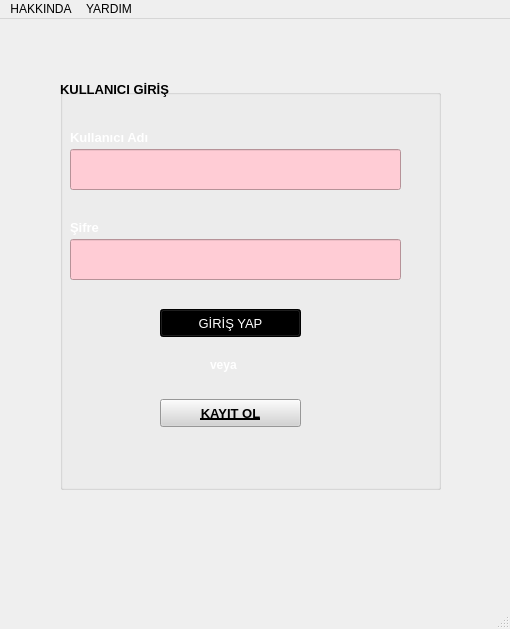
<?xml version="1.0" encoding="UTF-8"?>
<ui version="4.0">
 <class>MainWindow</class>
 <widget class="QMainWindow" name="MainWindow">
  <property name="geometry">
   <rect>
    <x>0</x>
    <y>0</y>
    <width>510</width>
    <height>629</height>
   </rect>
  </property>
  <property name="windowTitle">
   <string>MainWindow</string>
  </property>
  <property name="styleSheet">
   <string notr="true"/>
  </property>
  <widget class="QWidget" name="centralwidget">
   <widget class="QGroupBox" name="groupBox">
    <property name="geometry">
     <rect>
      <x>60</x>
      <y>70</y>
      <width>381</width>
      <height>401</height>
     </rect>
    </property>
    <property name="font">
     <font>
      <pointsize>10</pointsize>
      <weight>75</weight>
      <bold>true</bold>
     </font>
    </property>
    <property name="styleSheet">
     <string notr="true">QGroupBox {
    border: 2px solid black;  /* Siyah renkte 2 piksel kalınlığında kenar */
    border-radius: 10px;  /* Kenarları oval yapmak için */
    margin-top: 20px;  /* Başlıkla kutu arasında boşluk */
}

QGroupBox::title {
    subcontrol-origin: margin;  /* Başlığın kenarlarla olan hizasını ayarlamak için */
    subcontrol-position: top center;  /* Başlığı yukarıda ve ortada konumlandırmak için */
    padding: 0 5px;  /* Başlığın etrafında boşluk
</string>
    </property>
    <property name="title">
     <string/>
    </property>
    <widget class="QLineEdit" name="lneGirisKullaniciAdi">
     <property name="geometry">
      <rect>
       <x>10</x>
       <y>60</y>
       <width>331</width>
       <height>41</height>
      </rect>
     </property>
     <property name="styleSheet">
      <string notr="true">background-color: #ffccd5;
</string>
     </property>
     <property name="inputMask">
      <string/>
     </property>
    </widget>
    <widget class="QLabel" name="lblGirisKullanciAdi">
     <property name="geometry">
      <rect>
       <x>10</x>
       <y>40</y>
       <width>111</width>
       <height>16</height>
      </rect>
     </property>
     <property name="font">
      <font>
       <pointsize>10</pointsize>
       <weight>75</weight>
       <bold>true</bold>
      </font>
     </property>
     <property name="styleSheet">
      <string notr="true">QLabel {
    color: white;
}
</string>
     </property>
     <property name="text">
      <string>Kullanıcı Adı</string>
     </property>
    </widget>
    <widget class="QPushButton" name="psbGirisGiris">
     <property name="geometry">
      <rect>
       <x>100</x>
       <y>220</y>
       <width>141</width>
       <height>28</height>
      </rect>
     </property>
     <property name="font">
      <font>
       <family>MS Shell Dlg 2</family>
       <pointsize>10</pointsize>
       <weight>50</weight>
       <bold>false</bold>
       <underline>false</underline>
      </font>
     </property>
     <property name="styleSheet">
      <string notr="true">QPushButton {
    background-color: black;
    color: white;
}
QPushButton:pressed {
    background: qlineargradient(spread:pad, x1:0, y1:0, x2:1, y2:0, stop:0 #CCCCCC, stop:1 #333333); /* Tıklanınca arka plan geçişi gri tonlarında oluyor */
    border: 2px solid #333333; /* Tıklanınca kenarlık koyu gri oluyor */
    transform: scale(0.95); /* Tıklanınca buton biraz küçülüyor */
}


</string>
     </property>
     <property name="text">
      <string>GİRİŞ YAP</string>
     </property>
    </widget>
    <widget class="QLabel" name="lblGirisVeya">
     <property name="geometry">
      <rect>
       <x>150</x>
       <y>266</y>
       <width>41</width>
       <height>20</height>
      </rect>
     </property>
     <property name="font">
      <font>
       <pointsize>9</pointsize>
       <weight>75</weight>
       <bold>true</bold>
      </font>
     </property>
     <property name="styleSheet">
      <string notr="true">QLabel {
    color: white;
}
</string>
     </property>
     <property name="text">
      <string>veya</string>
     </property>
    </widget>
    <widget class="QPushButton" name="psbKayit">
     <property name="geometry">
      <rect>
       <x>100</x>
       <y>310</y>
       <width>141</width>
       <height>28</height>
      </rect>
     </property>
     <property name="font">
      <font>
       <family>Microsoft YaHei UI</family>
       <pointsize>10</pointsize>
       <weight>75</weight>
       <bold>true</bold>
       <underline>true</underline>
      </font>
     </property>
     <property name="styleSheet">
      <string notr="true">QPushButton {
    background-color: lightgray;
    color: black;
}
QPushButton:pressed {
    background: qlineargradient(spread:pad, x1:0, y1:0, x2:1, y2:0, stop:0 #CCCCCC, stop:1 #333333); /* Tıklanınca arka plan geçişi gri tonlarında oluyor */
    border: 2px solid #333333; /* Tıklanınca kenarlık koyu gri oluyor */
    transform: scale(0.95); /* Tıklanınca buton biraz küçülüyor */
}
</string>
     </property>
     <property name="text">
      <string>KAYIT OL</string>
     </property>
    </widget>
    <widget class="QLineEdit" name="lneGirisSifre">
     <property name="geometry">
      <rect>
       <x>10</x>
       <y>150</y>
       <width>331</width>
       <height>41</height>
      </rect>
     </property>
     <property name="styleSheet">
      <string notr="true">background-color: #ffccd5;
</string>
     </property>
    </widget>
    <widget class="QLabel" name="lblGirisSifre">
     <property name="geometry">
      <rect>
       <x>10</x>
       <y>130</y>
       <width>55</width>
       <height>16</height>
      </rect>
     </property>
     <property name="font">
      <font>
       <pointsize>10</pointsize>
       <weight>75</weight>
       <bold>true</bold>
      </font>
     </property>
     <property name="styleSheet">
      <string notr="true">QLabel {
    color: white;
}
</string>
     </property>
     <property name="text">
      <string>Şifre</string>
     </property>
    </widget>
   </widget>
   <widget class="QLabel" name="label">
    <property name="geometry">
     <rect>
      <x>-1180</x>
      <y>-350</y>
      <width>1701</width>
      <height>1341</height>
     </rect>
    </property>
    <property name="text">
     <string/>
    </property>
    <property name="pixmap">
     <pixmap>../../Resimler/Ekran Görüntüleri/alyuvar5.png</pixmap>
    </property>
   </widget>
   <widget class="QLabel" name="label_2">
    <property name="geometry">
     <rect>
      <x>60</x>
      <y>60</y>
      <width>231</width>
      <height>20</height>
     </rect>
    </property>
    <property name="font">
     <font>
      <pointsize>10</pointsize>
      <weight>75</weight>
      <bold>true</bold>
     </font>
    </property>
    <property name="text">
     <string>KULLANICI GİRİŞ</string>
    </property>
   </widget>
   <zorder>label</zorder>
   <zorder>groupBox</zorder>
   <zorder>label_2</zorder>
  </widget>
  <widget class="QMenuBar" name="menubar">
   <property name="geometry">
    <rect>
     <x>0</x>
     <y>0</y>
     <width>510</width>
     <height>26</height>
    </rect>
   </property>
   <widget class="QMenu" name="menuHAKKINDA">
    <property name="font">
     <font>
      <pointsize>9</pointsize>
     </font>
    </property>
    <property name="styleSheet">
     <string notr="true">QMenu {
    background-color: #2e2e2e; /* Menü arka plan rengi */
    color: #ffffff; /* Metin rengi */
    border: 1px solid #4d4d4d; /* Kenar rengi */
    border-radius: 8px; /* Köşeleri yuvarlama */
    padding: 8px; /* İçerik ile kenar arasındaki boşluk */
}

QMenu::item {
    background-color: transparent; /* Öğelerin arka planı */
    padding: 5px 30px; /* Öğelerin iç boşluğu */
    margin: 2px 0px; /* Öğeler arasındaki boşluk */
    border-radius: 4px; /* Öğelerin köşe yuvarlama */
}

QMenu::item:selected {
    background-color: #4d4d4d; /* Üzerine gelindiğinde arka plan rengi */
    color: #ffffff; /* Üzerine gelindiğinde metin rengi */
}

QMenu::separator {
    height: 1px; /* Ayırıcı çizgi yüksekliği */
    background-color: #707070; /* Ayırıcı çizgi rengi */
    margin: 4px 8px; /* Ayırıcı çizgi ve kenar arasındaki boşluk */
}

QMenu::indicator {
    width: 1px; /* Genişlik */
    height: 12px; /* Yükseklik */
}

QMenu::
</string>
    </property>
    <property name="title">
     <string>HAKKINDA</string>
    </property>
    <addaction name="actionMisyonumuz_Hayat_kurtarmak_i_in_kan_ba_n_te_vik_ederek_toplum_sa_l_n_iyile_tirmek_ve_ihtiyac_olan_hastalara_g_venli_kan_temin_etmek"/>
    <addaction name="separator"/>
    <addaction name="actionVizyonumuz_Kan_ba_n_n_yayg_nla_t_herkesin_ba_oldu_u_ve_hi_bir_hastan_n_kan_ihtiyac_ya_amayaca_bir_d_nya_yaratmak"/>
    <addaction name="separator"/>
    <addaction name="actionHer_Hakk_Sakl_d_r_2026"/>
   </widget>
   <widget class="QMenu" name="menuYARDIM">
    <property name="styleSheet">
     <string notr="true">QMenu {
    background-color: #2e2e2e; /* Menü arka plan rengi */
    color: #ffffff; /* Metin rengi */
    border: 1px solid #4d4d4d; /* Kenar rengi */
    border-radius: 8px; /* Köşeleri yuvarlama */
    padding: 8px; /* İçerik ile kenar arasındaki boşluk */
}

QMenu::item {
    background-color: transparent; /* Öğelerin arka planı */
    padding: 5px 30px; /* Öğelerin iç boşluğu */
    margin: 2px 0px; /* Öğeler arasındaki boşluk */
    border-radius: 4px; /* Öğelerin köşe yuvarlama */
}

QMenu::item:selected {
    background-color: #4d4d4d; /* Üzerine gelindiğinde arka plan rengi */
    color: #ffffff; /* Üzerine gelindiğinde metin rengi */
}

QMenu::separator {
    height: 1px; /* Ayırıcı çizgi yüksekliği */
    background-color: #707070; /* Ayırıcı çizgi rengi */
    margin: 4px 8px; /* Ayırıcı çizgi ve kenar arasındaki boşluk */
}

QMenu::indicator {
    width: 1px; /* Genişlik */
    height: 12px; /* Yükseklik */
}

QMenu::
</string>
    </property>
    <property name="title">
     <string>YARDIM</string>
    </property>
    <addaction name="action_leti_im"/>
    <addaction name="separator"/>
    <addaction name="actionE_POSTA_dilarabebek4_gmail_com"/>
   </widget>
   <addaction name="menuHAKKINDA"/>
   <addaction name="menuYARDIM"/>
  </widget>
  <widget class="QStatusBar" name="statusbar"/>
  <action name="action_6">
   <property name="text">
    <string>2024</string>
   </property>
  </action>
  <action name="action_7">
   <property name="text">
    <string>andkdks</string>
   </property>
  </action>
  <action name="actionKan_Bankas_Uygulamas_Kan_Bankas_Uygulamas_kan_ba_yapmak_isteyen_g_n_ll_ler_ile_kan_ihtiyac_olan_kurum_ve_ki_ileri_bir_araya_getirmek_amac_yla_geli_tirilmi_tir_Bu_uygulama_kan_ba_yapma_s_recini_kolayla_t_rmak_ve_toplumda_kan_ba_bilincini_art_rmak_i_in_tasarlanm_t_r_Her_Hakk_Sakl_d_r_2024">
   <property name="text">
    <string>Kan Bankası Uygulaması

Kan Bankası Uygulaması, kan bağışı yapmak isteyen gönüllüler ile kan ihtiyacı olan kurum ve kişileri bir araya getirmek amacıyla geliştirilmiştir. Bu uygulama, kan bağışı yapma sürecini kolaylaştırmak ve toplumda kan bağışı bilincini artırmak için tasarlanmıştır.

Her Hakkı Saklıdır © 2024</string>
   </property>
  </action>
  <action name="actionKan_Bankas_Uygulamas_Kan_Bankas_Uygulamas_kan_ba_yapmak_isteyen_g_n_ll_ler_ile_kan_ihtiyac_olan_kurum_ve_ki_ileri_bir_araya_getirmek_amac_yla_geli_tirilmi_tir_Bu_uygulama_kan_ba_yapma_s_recini_kolayla_t_rmak_ve_toplumda_kan_ba_bilincini_art_rmak_i_in_tasarlanm_t_r_Her_Hakk_Sakl_d_r_2025">
   <property name="text">
    <string>Kan Bankası Uygulaması

Kan Bankası Uygulaması, kan bağışı yapmak isteyen gönüllüler ile kan ihtiyacı olan kurum ve kişileri bir araya getirmek amacıyla geliştirilmiştir. Bu uygulama, kan bağışı yapma sürecini kolaylaştırmak ve toplumda kan bağışı bilincini artırmak için tasarlanmıştır.

Her Hakkı Saklıdır © 2024</string>
   </property>
  </action>
  <action name="actionKan_Bankas_Uygulamas_Kan_Bankas_Uygulamas_kan_ba_yapmak_isteyen_g_n_ll_ler_ile_kan_ihtiyac_olan_kurum_ve_ki_ileri_bir_araya_getirmek_amac_yla_geli_tirilmi_tir_Bu_uygulama_kan_ba_yapma_s_recini_kolayla_t_rmak_ve_toplumda_kan_ba_bilincini_art_rmak_i_in_tasarlanm_t_r_Her_Hakk_Sakl_d_r_2026">
   <property name="text">
    <string>Kan Bankası Uygulaması 

Kan Bankası Uygulaması,  

kan bağışı yapmak isteyen 

 gönüllüler ile kan ihtiyacı  

olan kurum ve kişileri bir  

araya getirmek amacıyla 

 geliştirilmiştir. Bu uygulama, 

 kan bağışı yapma sürecini  

kolaylaştırmak ve toplumda 

 kan bağışı bilincini artırmak 

 için tasarlanmıştır. 

Her Hakkı Saklıdır © 2024 </string>
   </property>
  </action>
  <action name="actionKan_Bankas_Uygulamas">
   <property name="text">
    <string>Kan Bankası Uygulaması kan bağışı yapmak isteyen  </string>
   </property>
  </action>
  <action name="actionkan_ba_yapmak_isteyen">
   <property name="text">
    <string>kan bağışı yapmak isteyen </string>
   </property>
  </action>
  <action name="action_g_n_ll_ler_ile_kan_ihtiyac">
   <property name="text">
    <string> gönüllüler ile kan ihtiyacı  </string>
   </property>
  </action>
  <action name="actionolan_kurum_ve_ki_ileri_bir">
   <property name="text">
    <string>olan kurum ve kişileri bir  </string>
   </property>
  </action>
  <action name="actionaraya_getirmek_amac_yla">
   <property name="text">
    <string>araya getirmek amacıyla</string>
   </property>
  </action>
  <action name="actiongeli_tirilmi_tir_Bu_uygulama">
   <property name="text">
    <string>geliştirilmiştir. Bu uygulama,</string>
   </property>
  </action>
  <action name="actiong_n_ll_ler_ile_kan_ihtiyac_olan_kurum_ve_ki_ileri_bir">
   <property name="text">
    <string>gönüllüler ile kan ihtiyacı
olan kurum ve kişileri bir</string>
   </property>
  </action>
  <action name="actionaraya_getirmek_amac_yla_geli_tirilmi_tir_Bu_uygulama">
   <property name="text">
    <string>araya getirmek amacıyla geliştirilmiştir. Bu uygulama, </string>
   </property>
  </action>
  <action name="actionkan_ba_yapma_s_recini_kolayla_t_rmak_ve_toplumda">
   <property name="text">
    <string>kan bağışı yapma sürecini kolaylaştırmak ve toplumda </string>
   </property>
  </action>
  <action name="action_kan_ba_bilincini_art_rmak_i_in_tasarlanm_t_r">
   <property name="text">
    <string> kan bağışı bilincini artırmak için tasarlanmıştır.</string>
   </property>
  </action>
  <action name="actionHer_Hakk_Sakl_d_r_2025">
   <property name="text">
    <string>Her Hakkı Saklıdır © 2024 </string>
   </property>
  </action>
  <action name="actionMisyonumuz_Hayat_kurtarmak_i_in_kan_ba_n_te_vik_ederek_toplum_sa_l_n_iyile_tirmek_ve_ihtiyac_olan_hastalara_g_venli_kan_temin_etmek">
   <property name="text">
    <string>MİSYONUMUZ;
Hayat kurtarmak için kan bağışını teşvik ederek, toplum sağlığını iyileştirmek ve ihtiyacı olan hastalara güvenli kan temin etmek.</string>
   </property>
  </action>
  <action name="actionVizyonumuz_Kan_ba_n_n_yayg_nla_t_herkesin_ba_oldu_u_ve_hi_bir_hastan_n_kan_ihtiyac_ya_amayaca_bir_d_nya_yaratmak">
   <property name="text">
    <string>VİZYONUMUZ;
Kan bağışının yaygınlaştığı, herkesin bağışçı olduğu ve hiçbir hastanın kan ihtiyacı yaşamayacağı bir dünya yaratmak.</string>
   </property>
  </action>
  <action name="actionHer_Hakk_Sakl_d_r_2026">
   <property name="text">
    <string>Her Hakkı Saklıdır © 2024 </string>
   </property>
  </action>
  <action name="action_leti_im">
   <property name="text">
    <string>İletişim;</string>
   </property>
  </action>
  <action name="actionE_POSTA_dilarabebek4_gmail_com">
   <property name="text">
    <string>E-POSTA: dilarabebek4@gmail.com</string>
   </property>
  </action>
 </widget>
 <resources/>
 <connections/>
</ui>
